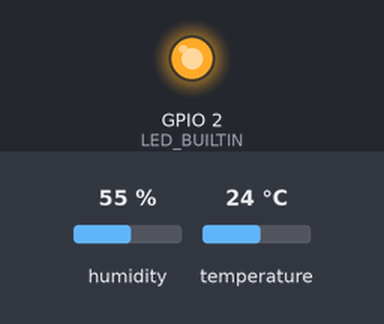
The sketch below on a simulated ESP8266 (NodeMCU). Shown: output pins drawn as LEDs (lit = HIGH, except the on-board LED, lit = LOW). Inputs (shaded band) come from the test bench; at power-on: humidity 55 %, temperature 24 °C. WiFi joins after 1.5 s; servers stay silent unless stated; no MQTT or app messages arrive unless stated; what the sketch prints to the serial monitor is not drawn.

Above: at 2.8 s.
At 4.17 s:
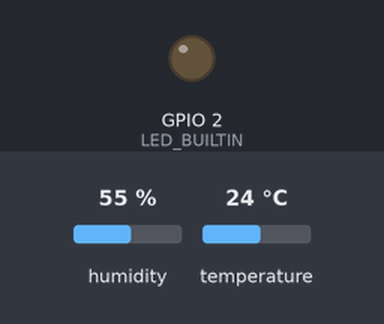
Timing chart, 0 to 6.8 s (numbered marks = the images above):
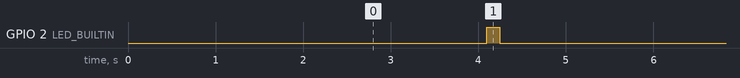

Measured:
- by itself, GPIO 2 (LED_BUILTIN): alternates HIGH for 0.15 s and LOW for 3.9 s

The sketch:

sketch_feb20d.ino
```cpp
//
// Учебный стенд для занятий по Wi-Fi
//
// Определение температуры и влажности
// Результат выводится через MQTT в приложение для телефона или специальный веб-сайт.
//
// Февраль 2025 г.
// 1.0 v
//


// Библиотека Wi-Fi

#include <ESP8266WiFi.h>

#define MY_SSID "fizmat"
#define MY_PASS ""

// Библиотека MQTT-брокера

#include <PubSubClient.h>
WiFiClient net;
PubSubClient client(net);

// Получить настройки можно в https://clusterfly.ru/

#define MQTT_SERVER ""
#define MQTT_PORT 9991
#define MQTT_USER ""
#define MQTT_PASSWORD ""

#define MQTT_CIENT_ID "user_xxxxxxxx_dht11" // MQTT_USER + какая строка
#define MQTT_PUBLISH_T "user_xxxxxxxx/dht/t" // MQTT_USER + /dht/t
#define MQTT_PUBLISH_H "user_xxxxxxxx/dht/h" // MQTT_USER + /dht/h

// Библиотека датчика

#define PIN_SENSOR 0
// #define PIN_SENSOR 2 // только модуля расширения для ESP-01/ESP-01s

#include "DHT.h"
DHT dht(PIN_SENSOR, DHT11);


void setup() {

  pinMode(LED_BUILTIN, OUTPUT);

  Serial.begin(9600);

  Serial.println();
  Serial.println("Hello");

  // Инициализация Wi-Fi

  WiFi.begin(MY_SSID, MY_PASS);

  Serial.print("MAC address: ");
  Serial.println(WiFi.macAddress());

  while (WiFi.status() != WL_CONNECTED) {
    delay(500);
    Serial.print(".");
  }

  Serial.println("");
  Serial.print("Connected to ");
  Serial.println(WiFi.SSID());
  Serial.print("IP address: ");
  Serial.println(WiFi.localIP());

  // Инициализация MQTT брокера

  client.setServer(MQTT_SERVER, MQTT_PORT);

  // Инициализация датчика

  dht.begin();

}


void loop() {

  // Сигнальный светодиод

  digitalWrite(LED_BUILTIN, ( WiFi.status() == WL_CONNECTED && bitRead( millis(), 11 ) == 0 && bitRead( millis() + 1900, 11 ) == 0 ) ? HIGH : LOW);

  // Подключение к MQTT-брокеру

  if ( !client.connected() ) {

    if ( client.connect(MQTT_CIENT_ID, MQTT_USER, MQTT_PASSWORD) ) {

      Serial.println("Успешное подключение к брокеру MQTT");

    } else {

      Serial.println("Сбой соединения с брокером MQTT");
      delay(5000);

    }

  }

  client.loop();

  // Отправка MQTT-брокеру

  static uint32_t timer = 0;

  if ( millis() - timer > 10000 ) {

    timer = millis();

    Serial.print("Tемпература: ");
    Serial.println(dht.readTemperature());

    if ( !client.publish(MQTT_PUBLISH_T, ((String) dht.readTemperature()).c_str()) ) Serial.println("Publish failed (t)");

    Serial.print("Влажность: ");
    Serial.println(dht.readHumidity());

    if ( !client.publish(MQTT_PUBLISH_H, ((String) dht.readHumidity()).c_str()) ) Serial.println("Publish failed (h)");

  }

}
```
